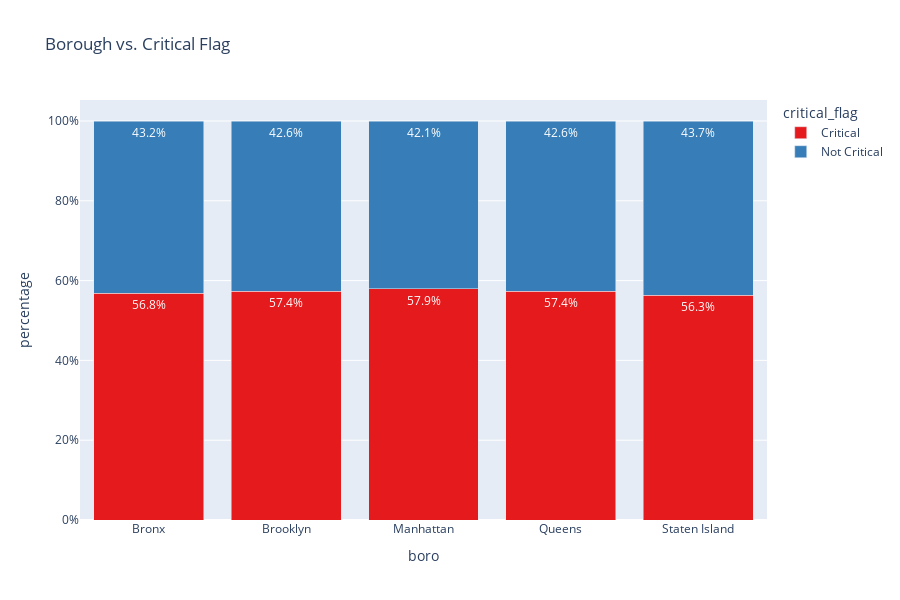

Write notebook code for a chart like this one.
### Code cell
# Crosstab with row-wise normalization (percentages per cuisine)
boro_crit_pct = pd.crosstab(
    gdf['boro'],
    gdf['critical_flag'],
    normalize='index'
).reset_index()

# Melt to long format for plotly
boro_crit_pct = boro_crit_pct.melt(id_vars='boro', var_name='critical_flag', value_name='percentage')

# Bar chart with percentage labels
fig = px.bar(
    boro_crit_pct,
    x='boro',
    y='percentage',
    color='critical_flag',
    title='Borough vs. Critical Flag',
    text='percentage',
    color_discrete_sequence=px.colors.qualitative.Set1
)

fig.update_traces(texttemplate='%{text:.1%}', textposition='inside')
fig.update_layout(
    xaxis={'categoryorder': 'total descending'},
    yaxis_tickformat='.0%',
    barmode='stack',
    height=600
)

fig.show()

### Figure 1 — Plotly figure (JSON) as saved in the notebook; plotly's stock layout.template omitted (floating-point values rounded to 4 significant figures)
{"data": [{"hovertemplate": "critical_flag=Critical<br>boro=%{x}<br>percentage=%{text}<extra></extra>", "legendgroup": "Critical", "marker": {"color": "rgb(228,26,28)", "pattern": {"shape": ""}}, "name": "Critical", "orientation": "v", "showlegend": true, "text": [0.568, 0.5738, 0.5791, 0.5736, 0.5631], "textposition": "inside", "texttemplate": "%{text:.1%}", "type": "bar", "x": ["Bronx", "Brooklyn", "Manhattan", "Queens", "Staten Island"], "xaxis": "x", "y": [0.568, 0.5738, 0.5791, 0.5736, 0.5631], "yaxis": "y"}, {"hovertemplate": "critical_flag=Not Critical<br>boro=%{x}<br>percentage=%{text}<extra></extra>", "legendgroup": "Not Critical", "marker": {"color": "rgb(55,126,184)", "pattern": {"shape": ""}}, "name": "Not Critical", "orientation": "v", "showlegend": true, "text": [0.432, 0.4262, 0.4209, 0.4264, 0.4369], "textposition": "inside", "texttemplate": "%{text:.1%}", "type": "bar", "x": ["Bronx", "Brooklyn", "Manhattan", "Queens", "Staten Island"], "xaxis": "x", "y": [0.432, 0.4262, 0.4209, 0.4264, 0.4369], "yaxis": "y"}], "layout": {"barmode": "stack", "height": 600, "legend": {"title": {"text": "critical_flag"}, "tracegroupgap": 0}, "title": {"text": "Borough vs. Critical Flag"}, "xaxis": {"anchor": "y", "categoryorder": "total descending", "domain": [0, 1], "title": {"text": "boro"}}, "yaxis": {"anchor": "x", "domain": [0, 1], "tickformat": ".0%", "title": {"text": "percentage"}}}}
